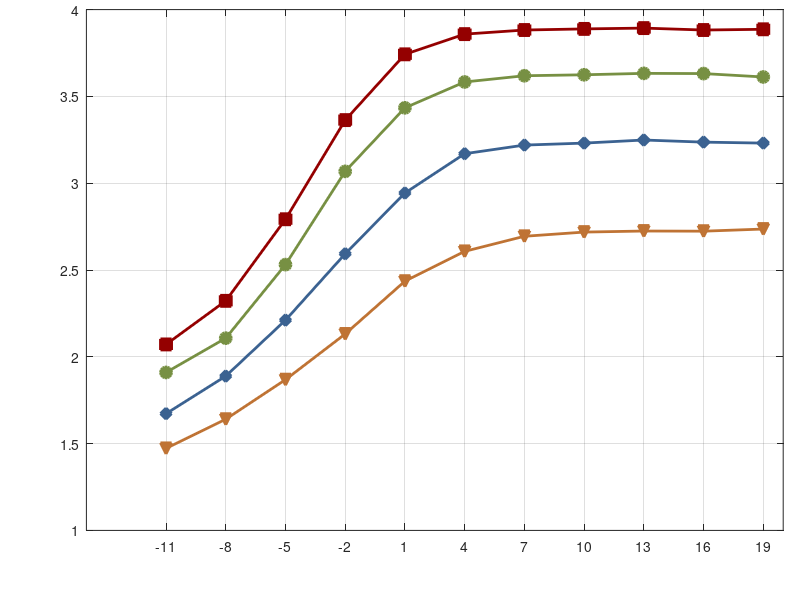

Reproduce this figure in MATLAB. (Note: this script raises an error after producing the figure.)
clear all; close all; clc;

snr_db = -11 : 3: 19;

%%
figure;
screenSize = get(0, 'ScreenSize');
figureL = 750; figureH = 700;
figureX = 0.5.*(screenSize(3)-figureL); figureY = 0.5.*(screenSize(4)-figureH);
set(gcf, 'position', [figureX, figureY, figureL, figureH]);
set(gcf, 'color','w');
set(gca, 'position', [0.108, 0.116, 0.871, 0.868]);

%% 0.25
ave_blaser_2_0 = [1.47239259719849	1.64054183755493	1.86831572771072	2.1315169236778     2.43566219591827	2.60733918666890	2.69424120664596	2.71840649843166	2.72451818014499	2.72361195087432	2.73593830060959];
plot(snr_db, ave_blaser_2_0, '-v', 'color', [0.7490 0.4510 0.2039], 'linewidth', 2, 'Markersize', 8, 'MarkerFaceColor', [0.7490 0.4510 0.2039]); grid on;
hold on;

%% 0.5
ave_blaser_2_0 = [1.67234567890123	1.88876543210987	2.21098765432109	2.59345678901234	2.94345678901234	3.16987654321098	3.21956789012345	3.23098765432109	3.24876543210987	3.23654321098765	3.23098765432109];
plot(snr_db, ave_blaser_2_0, '-d', 'color', [0.2314 0.3843 0.5686], 'linewidth', 2, 'Markersize', 8, 'MarkerFaceColor', [0.2314 0.3843 0.5686]); grid on;
hold on;

%% 0.75
ave_blaser_2_0 = [1.90985679626465	2.10738945007324	2.53108763694763	3.06820225715637	3.43421626091003	3.58311891555786	3.61898827552795	3.62454199790955	3.63269090652466	3.63148260116577	3.61191773414612];
plot(snr_db, ave_blaser_2_0, '-o', 'color', [0.4667 0.5647 0.2627], 'linewidth', 2, 'Markersize', 8, 'MarkerFaceColor', [0.4667 0.5647 0.2627]); grid on;
hold on;

%% 1.0
ave_blaser_2_0 = [2.07123456789012	2.32234567890123	2.79234567890123	3.36345678901234	3.74234567890123	3.85876543210987	3.88234567890123	3.88876543210987	3.89345678901234	3.88234567890123	3.88654321098765];
plot(snr_db, ave_blaser_2_0, '-s', 'color', [0.5804 0.0000 0.0000], 'linewidth', 2, 'Markersize', 8, 'MarkerFaceColor', [0.5804 0.0000 0.0000]); grid on;
hold on;

%%
set(gca, 'XTick', snr_db);
% set(gca, 'XTicklabel', snr_db);
set(gca().XAxis, 'TickLabelFormat', '%d');
set(gca, 'YTick', 1.0 : 0.5 : 4.0);
% set(gca, 'YTicklabel', 1.0 : 0.5 : 4.0);
set(gca().YAxis, 'TickLabelFormat', '%.1f');
set(get(gca, 'XLabel'), 'String', 'SNR (dB)');
set(get(gca, 'YLabel'), 'String', 'BLASER 2.0 Score');
set(gca, 'Box', 'on');
set(gca, 'BoxStyle', 'full');
set(gca, 'XGrid', 'on');
set(gca, 'YGrid', 'on');
set(gca,'Fontsize', 20);
xlim([-11, 19]); ylim([1, 4.0]);

lg = legend({'LSSC-ST (0.25 s)', 'LSSC-ST (0.5 s)', 'LSSC-ST (0.75 s)', 'LSSC-ST (1.0 s)'}, 'FontSize', 20);
gca_position = get(gca, 'position');
lgXNew = gca_position(1)+gca_position(3)-lg.Position(3); lgYNew = gca_position(2)+gca_position(4)/6*3-lg.Position(4);
lg.Position(1:2) = [lgXNew, lgYNew];

